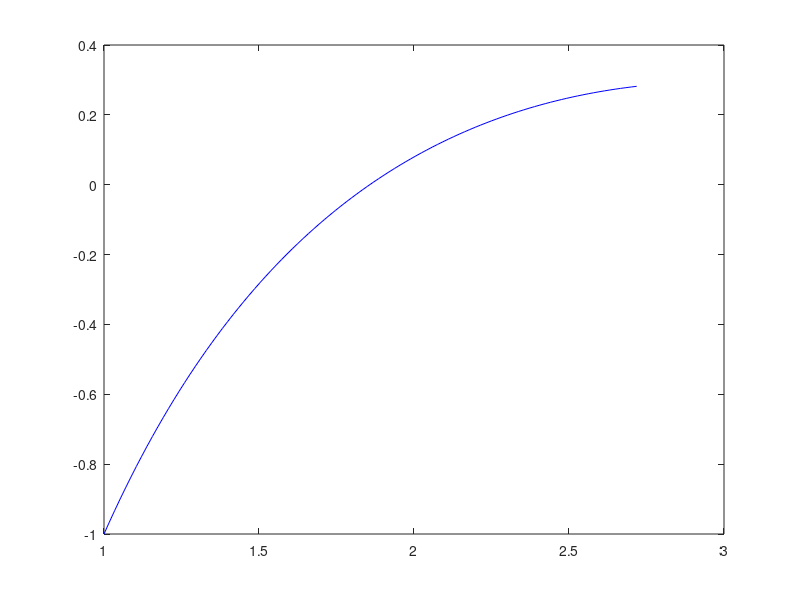

This figure's MATLAB source: (Note: this script raises an error after producing the figure.)
f = @(x) 3 * log(x) - x;
a = 1;
b = exp(1);
dom = linspace(a, b, 100);
fx = f(dom);
plot(dom, fx, "blue");
% bisezione
[zeroBisezione, nIter] = bisezione(f, a, b, 1e-12);
xline(zeroBisezione);
yline(0);
axis([a, b, f(a), f(b)]);
hold on;
plot(zeroBisezione, f(zeroBisezione), "blacko");
fprintf("Metodo di bisezione\nLo zero vale (%d, %d)\nN° iterazioni: %i\n", zeroBisezione, f(zeroBisezione), nIter);
% newton
x0 = 1;
df = @(x) 3 ./ x - 1;
[zeroNewton, nIter] = newton(x0, f, df, 1e-12);
fprintf("Metodo di Newton\nLo zero vale (%d, %d)\nN° iterazioni: %i\n", zeroNewton, f(zeroNewton), nIter);
% secante
[zeroSecante, nIter] = secante(f, 1, exp(1), 1e-12);
fprintf("Metodo delle secanti\nLo zero vale (%d, %d)\nN° iterazioni: %i\n", zeroSecante, f(zeroSecante), nIter);

zeroMatlab = fsolve(f, 1);
fprintf("Metodo Matlab\nLo zero vale (%d, %d)\nN° iterazioni: %i\n", zeroMatlab, f(zeroMatlab));

format long;
zeroBisezione
zeroNewton
zeroSecante
zeroMatlab